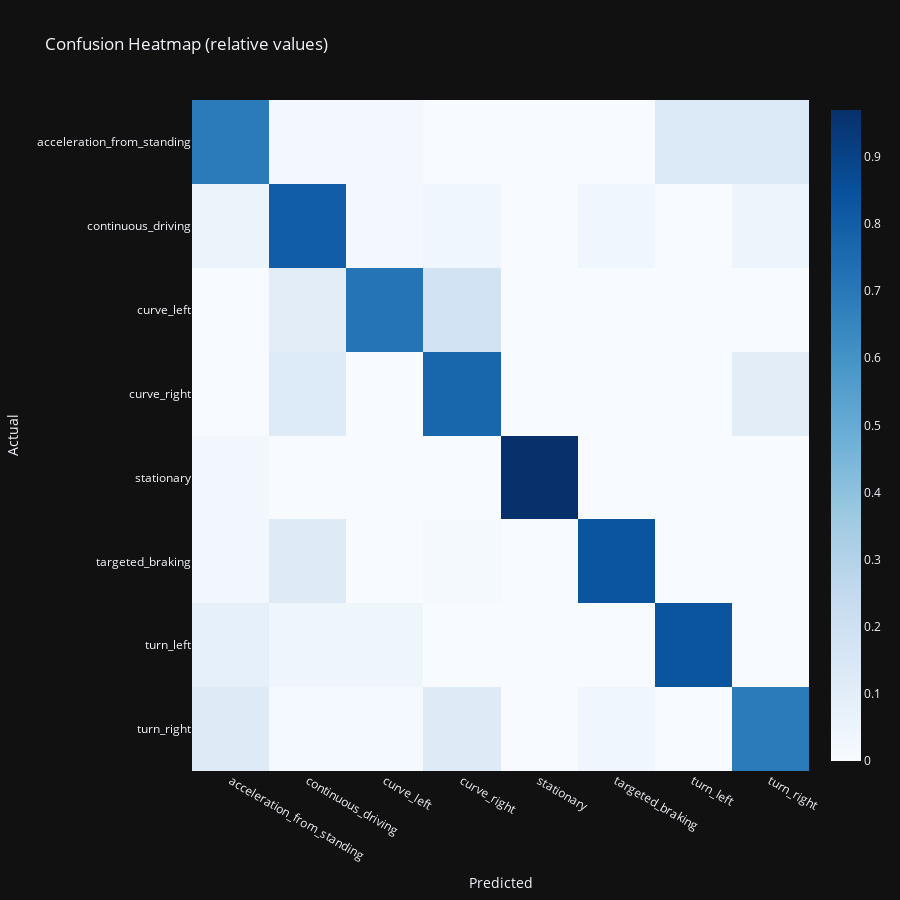

Here is the notebook cell this chart was saved with:
### Markdown cell above
#### Evaluate model performance via multi class correlation matrix

### Code cell
y_pred = modelling.predict(X_test, model)

# Inverse transform the encoded y
y_test_inverse = encoding.label_encoder.inverse_transform(y_test)
y_pred_inverse = encoding.label_encoder.inverse_transform(y_pred)
classes = encoding.label_encoder.classes_

evaluation.confusion_heatmap(y_test, y_pred, classes, relative=True)

### Figure 1 — Plotly figure (JSON) as saved in the notebook; plotly's stock layout.template omitted (floating-point values rounded to 4 significant figures)
{"data": [{"colorscale": [[0.0, "rgb(247,251,255)"], [0.125, "rgb(222,235,247)"], [0.25, "rgb(198,219,239)"], [0.375, "rgb(158,202,225)"], [0.5, "rgb(107,174,214)"], [0.625, "rgb(66,146,198)"], [0.75, "rgb(33,113,181)"], [0.875, "rgb(8,81,156)"], [1.0, "rgb(8,48,107)"]], "x": ["acceleration_from_standing", "continuous_driving", "curve_left", "curve_right", "stationary", "targeted_braking", "turn_left", "turn_right"], "y": ["acceleration_from_standing", "continuous_driving", "curve_left", "curve_right", "stationary", "targeted_braking", "turn_left", "turn_right"], "z": [[0.6889, 0.02222, 0.02222, 0.0, 0.0, 0.0, 0.1333, 0.1333], [0.05882, 0.8, 0.02353, 0.03529, 0.0, 0.03529, 0.0, 0.04706], [0.0, 0.1026, 0.7179, 0.1795, 0.0, 0.0, 0.0, 0.0], [0.0, 0.1282, 0.0, 0.7692, 0.0, 0.0, 0.0, 0.1026], [0.0303, 0.0, 0.0, 0.0, 0.9697, 0.0, 0.0, 0.0], [0.0303, 0.1212, 0.0, 0.01515, 0.0, 0.8333, 0.0, 0.0], [0.08333, 0.04167, 0.04167, 0.0, 0.0, 0.0, 0.8333, 0.0], [0.1207, 0.01724, 0.01724, 0.1207, 0.0, 0.03448, 0.0, 0.6897]], "type": "heatmap"}], "layout": {"yaxis": {"categoryorder": "category descending", "title": {"text": "Actual"}}, "title": {"text": "Confusion Heatmap (relative values)"}, "xaxis": {"title": {"text": "Predicted"}}, "height": 900, "width": 900}}
